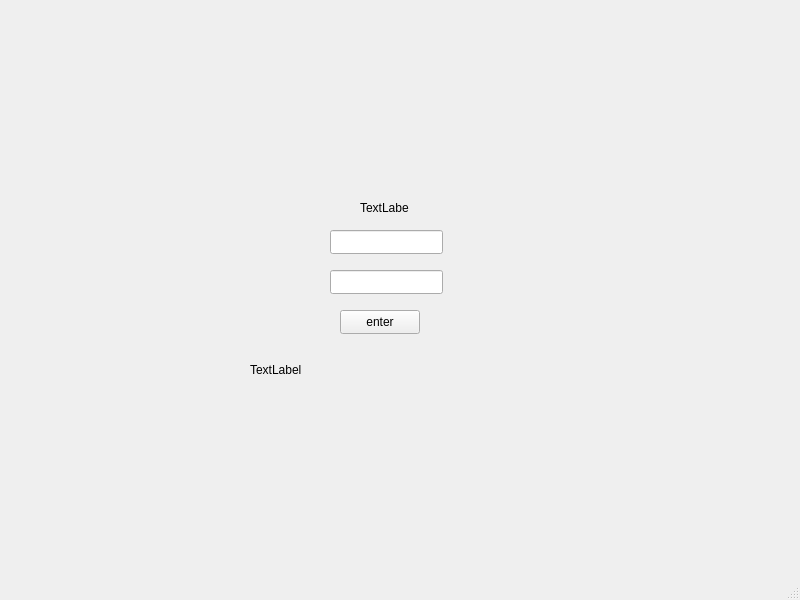
<?xml version="1.0" encoding="UTF-8"?>
<ui version="4.0">
 <class>MainWindow</class>
 <widget class="QMainWindow" name="MainWindow">
  <property name="geometry">
   <rect>
    <x>0</x>
    <y>0</y>
    <width>800</width>
    <height>600</height>
   </rect>
  </property>
  <property name="windowTitle">
   <string>MainWindow</string>
  </property>
  <widget class="QWidget" name="centralwidget">
   <widget class="QLabel" name="label">
    <property name="geometry">
     <rect>
      <x>360</x>
      <y>200</y>
      <width>49</width>
      <height>16</height>
     </rect>
    </property>
    <property name="text">
     <string>TextLabel</string>
    </property>
   </widget>
   <widget class="QLineEdit" name="cardNumEnter">
    <property name="geometry">
     <rect>
      <x>330</x>
      <y>230</y>
      <width>113</width>
      <height>24</height>
     </rect>
    </property>
   </widget>
   <widget class="QLineEdit" name="pinEnter">
    <property name="geometry">
     <rect>
      <x>330</x>
      <y>270</y>
      <width>113</width>
      <height>24</height>
     </rect>
    </property>
   </widget>
   <widget class="QPushButton" name="loginB">
    <property name="geometry">
     <rect>
      <x>340</x>
      <y>310</y>
      <width>80</width>
      <height>24</height>
     </rect>
    </property>
    <property name="text">
     <string>enter</string>
    </property>
   </widget>
   <widget class="QLabel" name="errorTxt">
    <property name="geometry">
     <rect>
      <x>250</x>
      <y>360</y>
      <width>311</width>
      <height>20</height>
     </rect>
    </property>
    <property name="text">
     <string>TextLabel</string>
    </property>
   </widget>
  </widget>
  <widget class="QMenuBar" name="menubar">
   <property name="geometry">
    <rect>
     <x>0</x>
     <y>0</y>
     <width>800</width>
     <height>21</height>
    </rect>
   </property>
  </widget>
  <widget class="QStatusBar" name="statusbar"/>
 </widget>
 <resources/>
 <connections/>
</ui>
